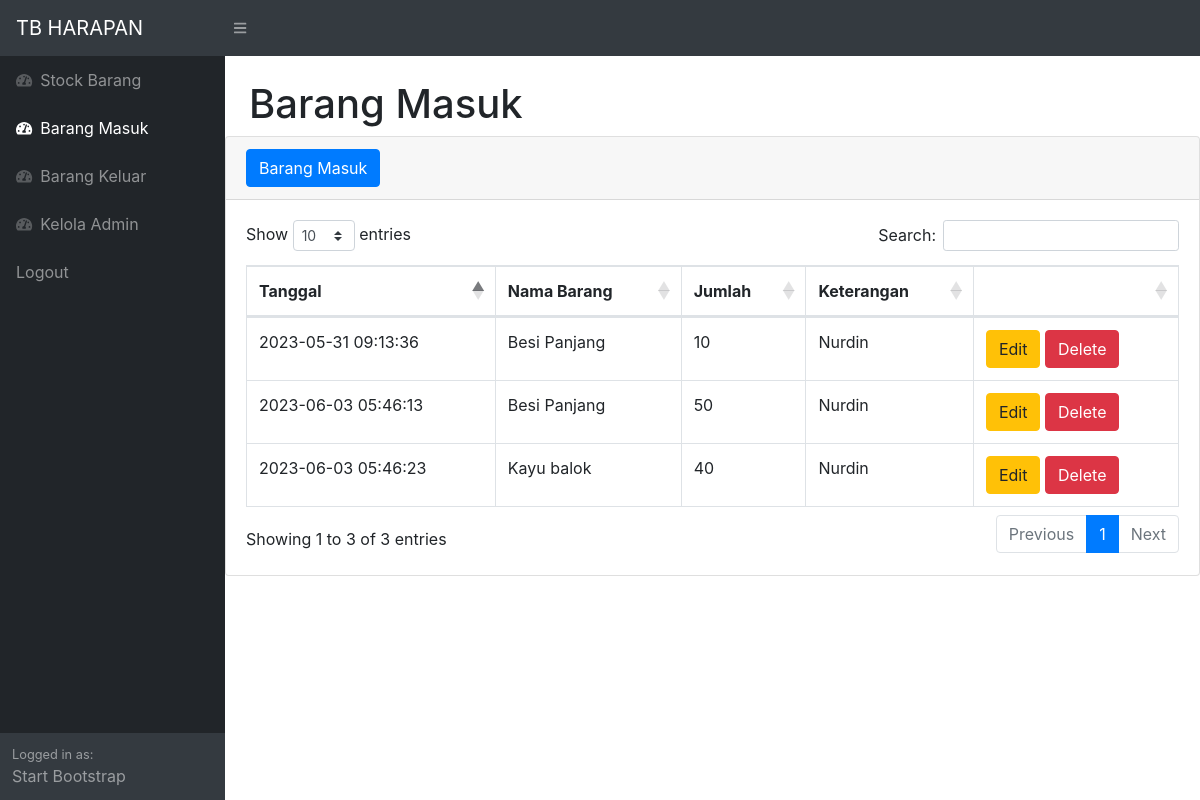
The app's page /masuk.php (signed in) with its own data.
### tables this page shows
CREATE TABLE `masuk` (
  `idmasuk` int(11) NOT NULL,
  `idbarang` int(11) NOT NULL,
  `tanggal` timestamp NOT NULL DEFAULT current_timestamp(),
  `keterangan` varchar(20) NOT NULL,
  `qty` int(11) NOT NULL
);

CREATE TABLE `stock` (
  `idbarang` int(11) NOT NULL,
  `namabarang` varchar(30) NOT NULL,
  `deskripsi` varchar(30) NOT NULL,
  `stock` int(11) NOT NULL
);

### masuk.php (the view, shortened to what this page needs)
<?php
    require 'function.php';
?>
<!DOCTYPE html>
<html lang="en">
    <head>
        <link href="css/styles.css" rel="stylesheet" />
        <link href="https://cdn.datatables.net/1.10.20/css/dataTables.bootstrap4.min.css" rel="stylesheet" />
    </head>
    <body class="sb-nav-fixed">
        <nav class="sb-topnav navbar navbar-expand navbar-dark bg-dark">
            <a class="navbar-brand" href="index.php">TB HARAPAN</a>
            <button class="btn btn-link btn-sm order-1 order-lg-0" id="sidebarToggle" href="#"><i class="fas fa-bars"></i></button>
        </nav>
        <div id="layoutSidenav">
            <div id="layoutSidenav_nav">
                <nav class="sb-sidenav accordion sb-sidenav-dark" id="sidenavAccordion">
                    <div class="sb-sidenav-menu">
                        <div class="nav">
                            <a class="nav-link" href="index.php">
                                <div class="sb-nav-link-icon"><i class="fas fa-tachometer-alt"></i></div>
                                Stock Barang
                            </a>
                            <a class="nav-link" href="masuk.php">
                                <div class="sb-nav-link-icon"><i class="fas fa-tachometer-alt"></i></div>
                                Barang Masuk
                            </a>
                            <a class="nav-link" href="keluar.php">
                                <div class="sb-nav-link-icon"><i class="fas fa-tachometer-alt"></i></div>
                                Barang Keluar
                            </a>
                            <a class="nav-link" href="admin.php">
                                <div class="sb-nav-link-icon"><i class="fas fa-tachometer-alt"></i></div>
                                Kelola Admin
                            </a>
                            <a  class="nav-link" href="logout.php">Logout
                            </a>
                        </div>
                    </div>
                    <div class="sb-sidenav-footer">
                        <div class="small">Logged in as:</div>
                        Start Bootstrap
                    </div>
                </nav>
            </div>
            <div id="layoutSidenav_content">
                <main>
                    <div class="container-fluid">
                        <h1 class="mt-4">Barang Masuk</h1>
                        </div>
                        <div class="card mb-4">
                            <div class="card-header">
                                <button type="button" class="btn btn-primary" data-toggle="modal" data-target="#myModal">
                                    Barang Masuk
                                </button>
                            </div>
                            <div class="card-body">
                                <div class="table-responsive">
                                    <table class="table table-bordered" id="dataTable" width="100%" cellspacing="0">
                                        <thead>
                                            <tr>
                                                <th>Tanggal</th>
                                                <th>Nama Barang</th>
                                                <th>Jumlah</th>
                                                <th>Keterangan</th>
                                                <th> </th>
                                            </tr>
                                        </thead>
                                        <tbody>
                                                <?php
                                                    $ambilsemuadatastock = mysqli_query($conn,"select * from masuk m, stock s where s.idbarang = m.idbarang");
                                                    while ($data=mysqli_fetch_array($ambilsemuadatastock)) {
                                                        $idb = $data['idbarang'];
                                                        $tanggal = $data['tanggal'];
                                                        $namabarang = $data['namabarang'];
                                                        $qty = $data['qty'];
                                                        $keterangan = $data['keterangan'];
                                                ?>
                                            <tr>
                                                <td><?=$tanggal;?></td>
                                                <td><?=$namabarang;?></td>
                                                <td><?=$qty;?></td>
                                                <td><?=$keterangan;?></td>
                                                <td>
                                                    <button type="button" class="btn btn-warning" data-toggle="modal" data-target="#edit<?=$idb;?>">Edit</button>
                                                    <button type="button" class="btn btn-danger" data-toggle="modal" data-target="#delete<?=$idb;?>">Delete</button>
                                                </td>
                                            </tr>
                                            <?php
                                                 };
                                            ?>
                                        </tbody>
                                    </table>
                                </div>
                            </div>
                        </div>
                    </div>
            </div>
    </body>
</html>

### records on screen
masuk: tanggal "2023-05-31 09:13:36", idbarang.namabarang "Besi Panjang", qty "10", keterangan "Nurdin"
masuk: tanggal "2023-06-03 05:46:13", idbarang.namabarang "Besi Panjang", qty "50", keterangan "Nurdin"
masuk: tanggal "2023-06-03 05:46:23", idbarang.namabarang "Kayu balok", qty "40", keterangan "Nurdin"
